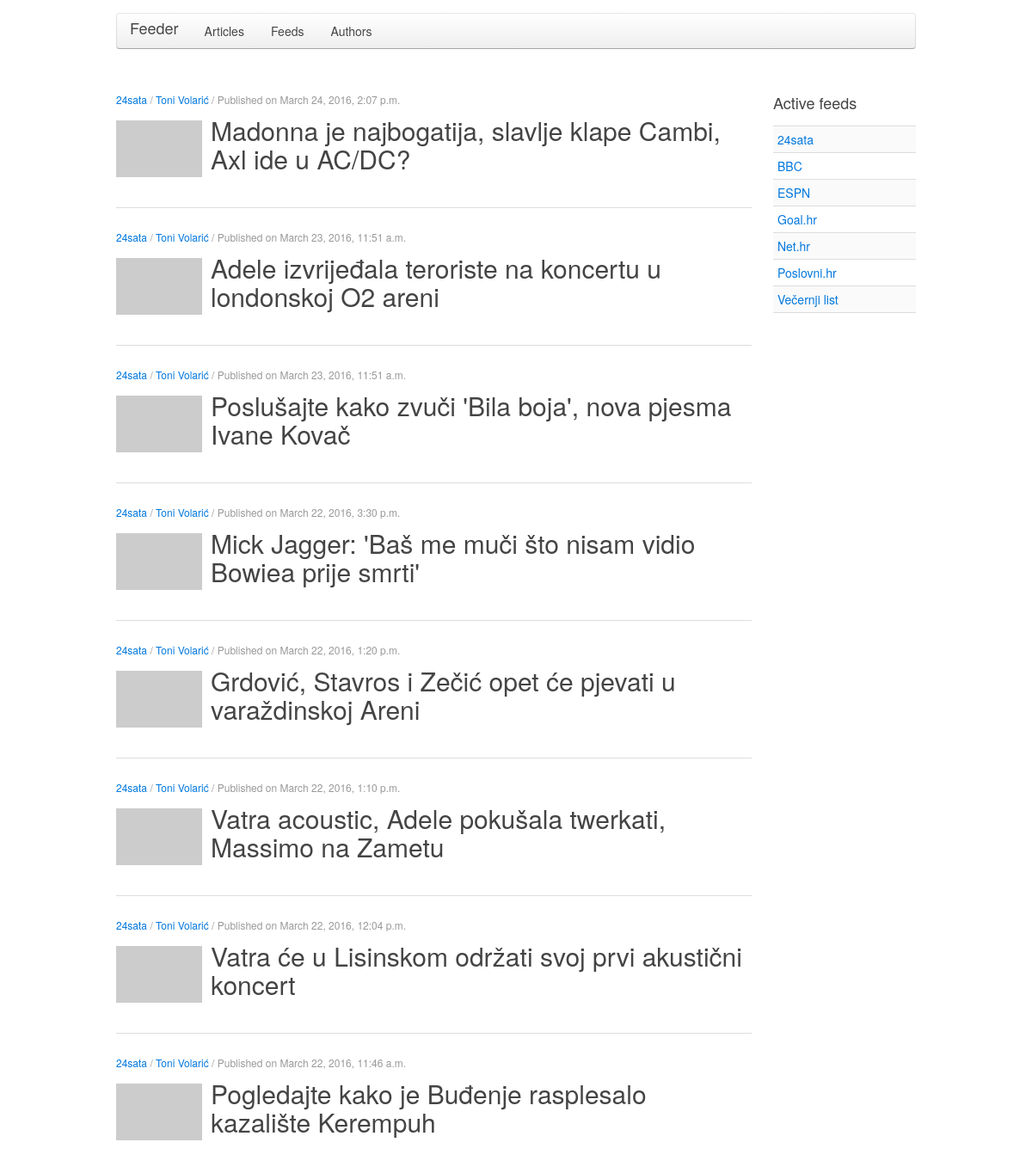
Screenshot of /author/503/toni-volaric/ with the database file from the repository.
### feeds/models.py (models this page shows, shortened)
class Article(models.Model):
    feed = models.ForeignKey(Feed, on_delete=models.CASCADE)
    title = models.CharField(max_length=250)
    slug = models.SlugField(max_length=250)
    url = models.URLField(max_length=250, verbose_name="URL")
    published = models.DateTimeField()
    img_url = models.URLField(blank=True)
    author = models.ForeignKey(Author, on_delete=models.CASCADE)
    is_active = models.BooleanField(default=True)
    created = models.DateTimeField(auto_now_add=True)
    updated = models.DateTimeField(auto_now=True)
    objects = models.Manager()
    published_articles = ActiveEntry()
    class Meta:
        ordering = ['-published']
        unique_together = ('feed', 'url')

class Feed(models.Model):
    title = models.CharField(max_length=250)
    slug = models.SlugField(max_length=250)
    url = models.URLField(max_length=250, verbose_name="URL")
    is_active = models.BooleanField(default=True)
    created = models.DateTimeField(auto_now_add=True)
    updated = models.DateTimeField(auto_now=True)
    last_fetch = models.DateTimeField(null=True)
    objects = models.Manager()
    active_feeds = ActiveEntry()
    class Meta:
        ordering = ['title']
        unique_together = ('title', 'url')
    def __str__(self):
        return self.title

class Author(models.Model):
    name = models.CharField(max_length=100)
    slug = models.SlugField(max_length=100)
    created = models.DateTimeField(auto_now_add=True)
    updated = models.DateTimeField(auto_now=True)
    class Meta:
        ordering = ['name']
    def __str__(self):
        return self.name

### feeds/views.py (the view)
# urls.py: url(r'^author/(?P<id>[0-9]+)/(?P<slug>[-\w]+)/$', views.AuthorArticlesListView.as_view(), name='author_article_list'),
class AuthorArticlesListView(ListView):
    template_name = 'feeds/feed/article_list.html'
    paginate_by = 20
    def active_feeds(self):
        return Feed.active_feeds.all().order_by('title')
    def get_queryset(self):
        self.author = get_object_or_404(Author, id=self.kwargs['id'])
        return Article.published_articles.filter(author=self.author).order_by('-published')

### feeds/models.py (called while the page is built)
    def get_queryset(self):
        return super(ActiveEntry, self).get_queryset().filter(is_active=True)

### feeds/templates/feeds/feed/article_list.html (shortened to what this page needs)
{% extends "feeds/base.html" %}
{% block content %}
  <div class="article-wrapper uk-width-4-5">
    {% if object_list %}
      {% for article in object_list %}
        <article class="uk-article uk-panel">
          <p class="uk-article-meta">
            <a href="{% url 'feeds:feed_article_list' article.feed.id article.feed.slug %}">{{ article.feed }}</a> /
            {% if article.author.id %} <a href="{% url 'feeds:author_article_list' article.author.id article.author.slug %}">{{ article.author }}</a> / {% endif %}
            Published on {{ article.published }}
          </p>
          <div class="article-container">
            <div class="article-thumb">
            {% if article.img_url %}
              <img src="{{ article.img_url }}">
            {% else %}
              <img src="https://placehold.it/100x66">
            {% endif %}
            </div>
            <h1 class="uk-article-title"><a href="{{ article.url }}" target="_blank">{{ article.title }}</a></h1>
          </div>
        </article>
      {% endfor %}
    {% else %}
      <p>No articles found!</p>
    {% endif %}
  </div>
  <div class="uk-width-1-5">
    <h3>Active feeds</h3>
    {% include "feeds/feed/feeds_list_side.html" with feeds=view.active_feeds %}
  </div>
{% endblock %}

### feeds/templates/feeds/feed/feeds_list_side.html
{% if feeds %}
  <ul class="uk-list uk-list-striped">
  {% for feed in feeds %}
    <li><a href="{% url 'feeds:feed_article_list' feed.id feed.slug %}">{{ feed.title }}</a></li>
  {% endfor %}
  </ul>
{% else %}
  <p>No active feeds found!</p>
{% endif %}

### feeds/static/css/custom.css (style rules this page uses)
.article-wrapper .article-thumb { float: left; }
.article-wrapper .article-thumb img { max-width: 100px; height: auto; margin: 5px 10px 10px 0; }
.article-wrapper .uk-article-meta { margin: 0; }
.article-wrapper h1.uk-article-title { margin: 10px 0; font-size: 30px; line-height: 1.1; }

### rows the page displays
Article: feed "24sata", author "Toni Volarić", published "March 24, 2016, 2:07 p.m.", title "Madonna je najbogatija, slavlje klape Cambi, Axl ide u AC/DC?"
Article: feed "24sata", author "Toni Volarić", published "March 23, 2016, 11:51 a.m.", title "Adele izvrijeđala teroriste na koncertu u londonskoj O2 areni"
Article: feed "24sata", author "Toni Volarić", published "March 23, 2016, 11:51 a.m.", title "Poslušajte kako zvuči 'Bila boja', nova pjesma Ivane Kovač"
Article: feed "24sata", author "Toni Volarić", published "March 22, 2016, 3:30 p.m.", title "Mick Jagger: 'Baš me muči što nisam vidio Bowiea prije smrti'"
Article: feed "24sata", author "Toni Volarić", published "March 22, 2016, 1:20 p.m.", title "Grdović, Stavros i Zečić opet će pjevati u varaždinskoj Areni"
Article: feed "24sata", author "Toni Volarić", published "March 22, 2016, 1:10 p.m.", title "Vatra acoustic, Adele pokušala twerkati, Massimo na Zametu"
Article: feed "24sata", author "Toni Volarić", published "March 22, 2016, 12:04 p.m.", title "Vatra će u Lisinskom održati svoj prvi akustični koncert"
Article: feed "24sata", author "Toni Volarić", published "March 22, 2016, 11:46 a.m.", title "Pogledajte kako je Buđenje rasplesalo kazalište Kerempuh"
Feed: title "24sata"
Feed: title "BBC"
Feed: title "ESPN"
Feed: title "Goal.hr"
Feed: title "Net.hr"
Feed: title "Poslovni.hr"
Feed: title "Večernji list"
